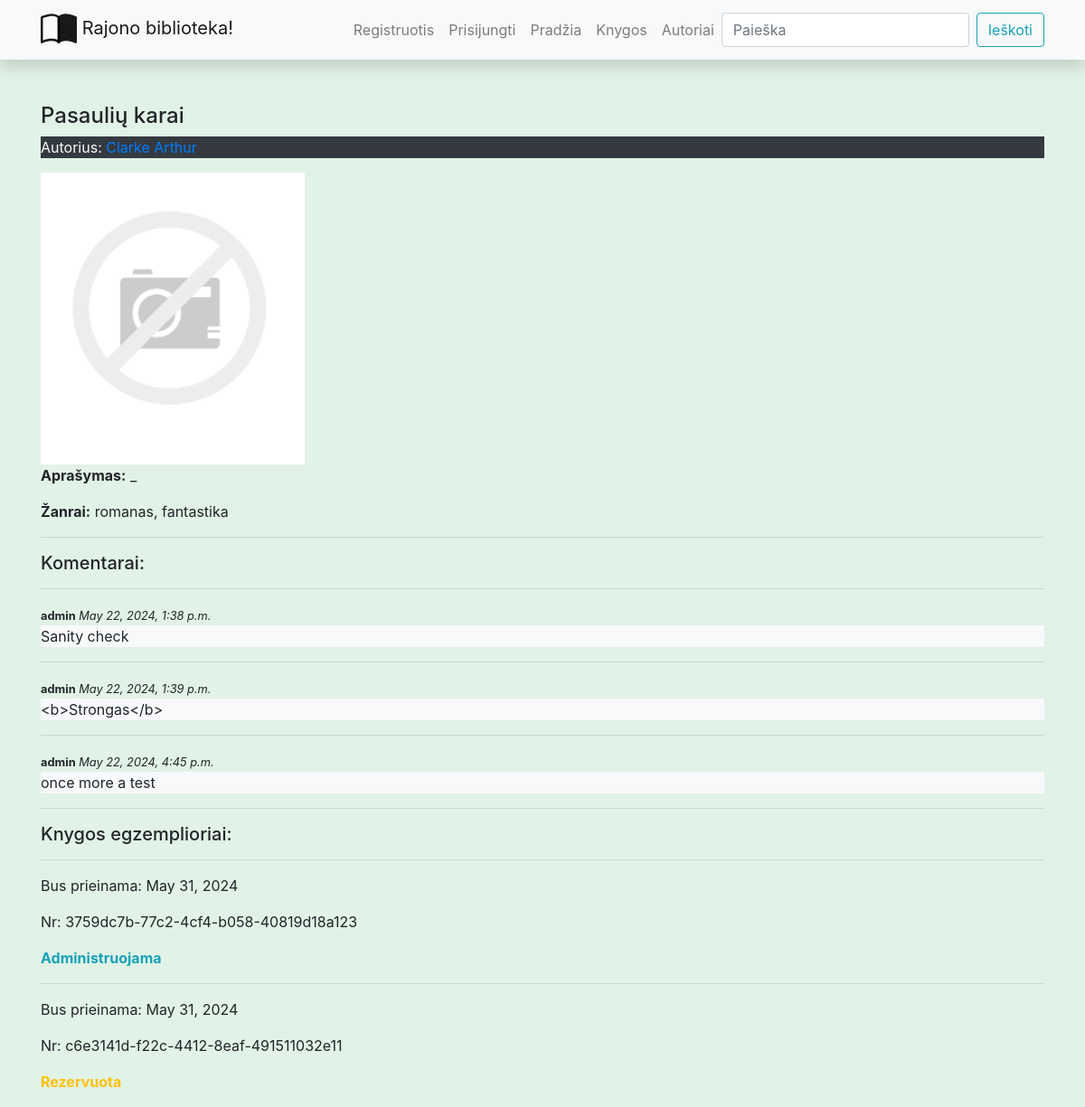
The page /library/books/6 on the database its author committed.
### libraryapp/models.py (models this page shows, shortened)
class Book(models.Model):
    title = models.CharField('Pavadinimas', max_length=150)
    summary = models.TextField('Aprašymas', max_length=1000)
    isbn = models.CharField('ISBN', max_length=13)
    author = models.ForeignKey(Author, on_delete=models.SET_NULL, null=True)
    genre = models.ManyToManyField(Genre, blank=True)
    cover = models.ImageField('Viršelis', upload_to='covers', null=True, blank=True)
    def display_genres(self):
        return ', '.join(elem.name for elem in self.genre.all())

class Author(models.Model):
    first_name = models.CharField('Vardas', max_length=100)
    last_name = models.CharField('Pavardė', max_length=100)
    description = HTMLField()
    class Meta:  # globalūs nuostatai lentelei(ordering - rikiavimas)
        ordering = ('last_name', 'first_name')
    def __str__(self):
        return f'{self.last_name} {self.first_name}'

class Genre(models.Model):
    name = models.CharField("Žanrai", max_length=15, help_text='Įveskite knygos žanrą/us')
    class Meta:
        verbose_name = 'Žanras'  # skilties pavadinimas vienaskaita
        verbose_name_plural = 'Žanrai'  # skilties pavadinimas daugiskaita

class BookReview(models.Model):
    date_created = models.DateTimeField(auto_now_add=True)
    content = models.TextField('Atsiliepimas', max_length=2000)
    book = models.ForeignKey(Book, on_delete=models.CASCADE,
                             blank=True)  # blank True, nes formoje nerodysim pasirinkimo knygos
    reviewer = models.ForeignKey(User, on_delete=models.SET_NULL, null=True, blank=True)

class BookInstance(models.Model):
    id = models.UUIDField(primary_key=True, default=uuid.uuid4)
    due_back = models.DateField('Bus prieinama', null=True, blank=True)
    book = models.ForeignKey(Book, on_delete=models.CASCADE)
    reader = models.ForeignKey(User, on_delete=models.SET_NULL, null=True, blank=True)
    LOAN_STATUS = (
        ('a', 'Administruojama'),
        ('p', 'Paimta'),
        ('g', 'Galima paimti'),
        ('r', 'Rezervuota')
    )
    status = models.CharField(
        max_length=1,
        choices=LOAN_STATUS,
        blank=True,  # blank - galimas tuščias laukas formoj
        default='a',
        help_text='Knygos kopijos statusas'
    )

### libraryapp/views.py (the view, shortened to what this page needs)
# urls.py: path('books/<int:pk>', views.BookDetailView.as_view(), name='book-one'),
class BookDetailView(generic.edit.FormMixin, generic.DetailView):
    model = Book
    context_object_name = 'book'  # book - standartinis kintamojo template pavadinimas,sukuriamas django
    template_name = 'book.html'
    form_class = BookReviewForm

### libraryapp/forms.py
class BookReviewForm(forms.ModelForm):
    class Meta:
        model = BookReview
        fields = ('content', 'book', 'reviewer')
        widgets = {  # paslepiam laukus, kad jie nebūtų rodomi formoje
            'book': forms.HiddenInput(),
            'reviewer': forms.HiddenInput()
        }

### libraryapp/templates/book.html (shortened to what this page needs)
{% extends "base.html" %}
{% load static %}
{% block content %}
<h4> {{ book.title }}</h4>
<p class="bg-dark text-light">Autorius: <a href="{% url 'author-one' book.author.id %}">{{ book.author }}</a></p>
{% if book.cover %}
    <img src="{{ book.cover.url }}"/>
{% else %}
    <img src="{% static 'img/no-image.png' %}"/>
{% endif %}
<p><b>Aprašymas:</b> {{ book.summary }}</p>
<p><b>Žanrai:</b> {{ book.display_genres }} </p>
<hr/>
<h5>Komentarai:</h5>
{% if book.bookreview_set.all %}
    {% for review in book.bookreview_set.all %}
        <hr/>
<small><b>{{ review.reviewer }}</b> <em>{{ review.date_created }}</em></small>
        <p class="bg-light">{{ review.content }}</p>
    {% endfor %}
{% else %}
    <p>Knyga komentarų neturi...</p>
{% endif %}
<hr/>
<h5>Knygos egzemplioriai:</h5>
{% for bookinst_o in book.bookinstance_set.all %}
    <hr/>
    <p>Bus prieinama: {{ bookinst_o.due_back }}</p>
    <p>Nr: {{ bookinst_o.id }}</p>
    <p class="{% if bookinst_o.status == 'a' %} text-info
              {% elif bookinst_o.status == 'g' %} text-success
              {% elif bookinst_o.status == 'r' %} text-warning
              {% elif bookinst_o.status == 'p' %} text-muted
              {% endif %}
    ">
        <b>{{ bookinst_o.get_status_display }}</b>
    </p>
{% endfor %}
{% endblock %}

### libraryapp/static/css/styles.css (style rules this page uses)
body { background-color: #e1f2e6; }

### rows shown on the page
Book: title "Pasaulių karai", author "Clarke Arthur", summary "_", display_genres "romanas, fantastika"
BookReview: reviewer "admin", date_created "May 22, 2024, 1:38 p.m.", content "Sanity check"
BookReview: reviewer "admin", date_created "May 22, 2024, 1:39 p.m.", content "<b>Strongas</b>"
BookReview: reviewer "admin", date_created "May 22, 2024, 4:45 p.m.", content "once more a test"
BookInstance: due_back "May 31, 2024", id "3759dc7b-77c2-4cf4-b058-40819d18a123", status "Administruojama"
BookInstance: due_back "May 31, 2024", id "c6e3141d-f22c-4412-8eaf-491511032e11", status "Rezervuota"
